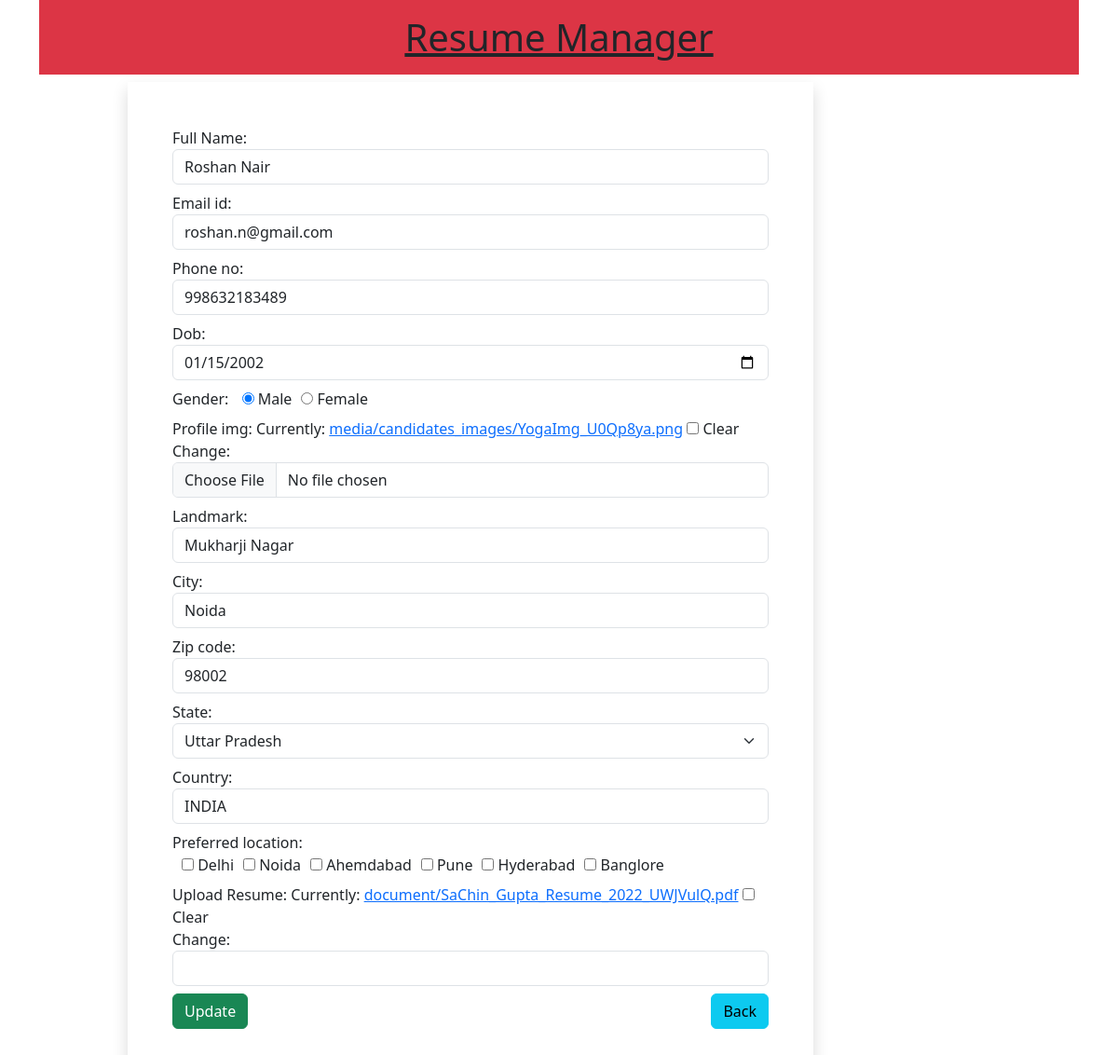
/profile/4/edit/, run on the app's committed database.
### ResumeManager/models.py (models this page shows, shortened)
class Resume(models.Model):
    INDIAN_STATES = [
    ('AP', 'Andhra Pradesh'),
    ('AR', 'Arunachal Pradesh'),
    ('AS', 'Assam'),
    ('BR', 'Bihar'),
    ('CT', 'Chhattisgarh'),
    ('GA', 'Goa'),
    ('GJ', 'Gujarat'),
    ('HR', 'Haryana'),
    ('HP', 'Himachal Pradesh'),
    ('JH', 'Jharkhand'),
    ('KA', 'Karnataka'),
    ('KL', 'Kerala'),
    ('MP', 'Madhya Pradesh'),
    ('MH', 'Maharashtra'),
    ('MN', 'Manipur'),
    ('ML', 'Meghalaya'),
    ('MZ', 'Mizoram'),
    ('NL', 'Nagaland'),
    ('OR', 'Odisha'),
    ('PB', 'Punjab'),
    ('RJ', 'Rajasthan'),
    ('SK', 'Sikkim'),
    ('TN', 'Tamil Nadu'),
    ('TS', 'Telangana'),
    ('TR', 'Tripura'),
    ('UP', 'Uttar Pradesh'),
    ('UK', 'Uttarakhand'),
    ('WB', 'West Bengal')
]
    name = models.CharField(max_length=256)
    email_id = models.EmailField()
    phone_no = models.PositiveIntegerField()
    dob = models.DateField(auto_now = False, auto_now_add = False)
    gender = models.CharField(max_length=10)
    profile_img = models.ImageField(upload_to='media/candidates_images', blank=True)
    landmark = models.CharField(max_length=520)
    city = models.CharField(max_length=128)
    zip_code = models.PositiveIntegerField()
    state = models.CharField(choices= INDIAN_STATES, max_length=128)
    country = models.CharField(max_length=128, default="INDIA")
    preferred_location = models.CharField(max_length=128)
    user_file = models.FileField(upload_to='document/', blank=True)

### ResumeManager/views.py (the view)
# urls.py: path('profile/<int:id>/edit/', views.profile_update, name = "update"),
def profile_update(request, id):
    if request.method == "POST":
        update_profile = Resume.objects.get(pk = id)
        update_form = ResumeForm(request.POST, request.FILES, instance=update_profile)
        if update_form.is_valid():
            update_form.cleaned_data
            update_form.save()
            return HttpResponseRedirect('/')
        else:
            return render(request, 'profile-edit.html/', {'update_form' : update_form, 'id' : id})
    else:
        update_profile = Resume.objects.get( pk = id)
        update_form = ResumeForm(instance=update_profile)
        return render(request, 'profile-edit.html/', {'update_form' : update_form, 'id' : id})

### ResumeManager/template/ResumeManager/profile-edit.html (shortened to what this page needs)
{% extends 'layout.html' %}
{% load static %}
{% block content %}
    <h1 class="bg-danger text-center p-3"><u>Resume Manager</u></h1>
    <div class="row">
        <div class="col-sm-8  offset-sm-1">
            <form action="" method = "POST" enctype = "multipart/form-data" class = "shadow p-5">
                {% for fm in update_form %}
                <div class="form-group mb-2">
                    {{fm.label_tag}} {{fm}} <small class= "text-danger">{{fm.errors | striptags}}</small>
                </div>
                {% endfor %}
                <input type="submit" value="Update" class = "btn btn-success">
                <a href="{% url 'profile' id %}" class="btn btn-info float-end">Back</a>
            </form>
        </div>
    </div>
{% endblock %}

### ResumeManager/static/css/style.css (style rules this page uses)
#id_gender, #id_preferred_location { display: inline-flex; }
#id_gender > div { padding-left: 10px; }
#id_preferred_location > div { padding-left: 10px; }

### data on the page
Resume: update_form "Roshan Nair" "roshan.n@gmail.com" "998632183489" "01/15/2002" "☑ Male ☐ Female" "Mukharji Nagar" "Noida" "98002" "Uttar Pradesh" "INDIA" "☐ ☐ ☐ ☐ ☐ ☐"

### other printed values
{{ fm.label_tag }} "Full Name:" "Email id:" "Phone no:" "Dob:" "Gender:" "Profile img:" "Landmark:" "City:" "Zip code:" "State:" "Country:" "Preferred location:" "Upload Resume:"
